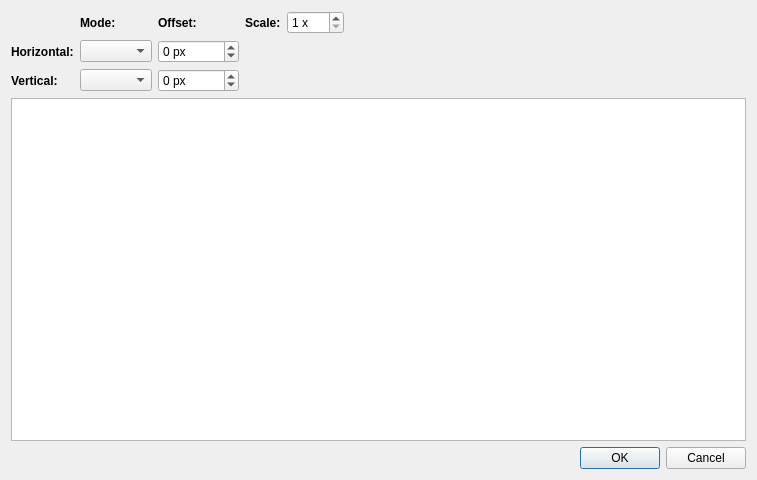
<?xml version="1.0" encoding="UTF-8"?>
<ui version="4.0">
 <class>DialogCanvasAlign</class>
 <widget class="QDialog" name="DialogCanvasAlign">
  <property name="geometry">
   <rect>
    <x>0</x>
    <y>0</y>
    <width>757</width>
    <height>480</height>
   </rect>
  </property>
  <property name="windowTitle">
   <string>Align</string>
  </property>
  <layout class="QVBoxLayout" name="verticalLayout">
   <item>
    <layout class="QGridLayout" name="gridLayout">
     <item row="0" column="1">
      <widget class="QLabel" name="label_5">
       <property name="font">
        <font>
         <bold>true</bold>
        </font>
       </property>
       <property name="text">
        <string>Mode:</string>
       </property>
      </widget>
     </item>
     <item row="0" column="2">
      <widget class="QLabel" name="label_4">
       <property name="font">
        <font>
         <bold>true</bold>
        </font>
       </property>
       <property name="text">
        <string>Offset:</string>
       </property>
      </widget>
     </item>
     <item row="0" column="3">
      <widget class="QLabel" name="label">
       <property name="sizePolicy">
        <sizepolicy hsizetype="Preferred" vsizetype="Preferred">
         <horstretch>0</horstretch>
         <verstretch>0</verstretch>
        </sizepolicy>
       </property>
       <property name="font">
        <font>
         <bold>true</bold>
        </font>
       </property>
       <property name="text">
        <string>Scale:</string>
       </property>
      </widget>
     </item>
     <item row="0" column="4">
      <widget class="QSpinBox" name="spinBoxScale">
       <property name="suffix">
        <string notr="true"> x</string>
       </property>
       <property name="minimum">
        <number>1</number>
       </property>
       <property name="maximum">
        <number>100</number>
       </property>
      </widget>
     </item>
     <item row="0" column="5">
      <spacer name="horizontalSpacer">
       <property name="orientation">
        <enum>Qt::Horizontal</enum>
       </property>
       <property name="sizeHint" stdset="0">
        <size>
         <width>40</width>
         <height>20</height>
        </size>
       </property>
      </spacer>
     </item>
     <item row="1" column="0">
      <widget class="QLabel" name="label_2">
       <property name="font">
        <font>
         <bold>true</bold>
        </font>
       </property>
       <property name="text">
        <string>Horizontal:</string>
       </property>
      </widget>
     </item>
     <item row="1" column="1">
      <widget class="QComboBox" name="comboBoxHorizontalMode"/>
     </item>
     <item row="1" column="2">
      <widget class="QSpinBox" name="spinBoxHorizontalOffset">
       <property name="suffix">
        <string notr="true"> px</string>
       </property>
       <property name="minimum">
        <number>-65535</number>
       </property>
       <property name="maximum">
        <number>65535</number>
       </property>
       <property name="value">
        <number>0</number>
       </property>
      </widget>
     </item>
     <item row="2" column="0">
      <widget class="QLabel" name="label_3">
       <property name="font">
        <font>
         <bold>true</bold>
        </font>
       </property>
       <property name="text">
        <string>Vertical:</string>
       </property>
      </widget>
     </item>
     <item row="2" column="1">
      <widget class="QComboBox" name="comboBoxVerticalMode"/>
     </item>
     <item row="2" column="2">
      <widget class="QSpinBox" name="spinBoxVerticalOffset">
       <property name="suffix">
        <string notr="true"> px</string>
       </property>
       <property name="minimum">
        <number>-65535</number>
       </property>
       <property name="maximum">
        <number>65535</number>
       </property>
       <property name="value">
        <number>0</number>
       </property>
      </widget>
     </item>
    </layout>
   </item>
   <item>
    <widget class="QTableView" name="tableView">
     <property name="sizePolicy">
      <sizepolicy hsizetype="Expanding" vsizetype="Minimum">
       <horstretch>0</horstretch>
       <verstretch>0</verstretch>
      </sizepolicy>
     </property>
     <property name="verticalScrollMode">
      <enum>QAbstractItemView::ScrollPerPixel</enum>
     </property>
     <property name="horizontalScrollMode">
      <enum>QAbstractItemView::ScrollPerPixel</enum>
     </property>
    </widget>
   </item>
   <item>
    <widget class="QDialogButtonBox" name="buttonBox">
     <property name="orientation">
      <enum>Qt::Horizontal</enum>
     </property>
     <property name="standardButtons">
      <set>QDialogButtonBox::Cancel|QDialogButtonBox::Ok</set>
     </property>
    </widget>
   </item>
  </layout>
 </widget>
 <resources/>
 <connections>
  <connection>
   <sender>buttonBox</sender>
   <signal>accepted()</signal>
   <receiver>DialogCanvasAlign</receiver>
   <slot>accept()</slot>
   <hints>
    <hint type="sourcelabel">
     <x>378</x>
     <y>458</y>
    </hint>
    <hint type="destinationlabel">
     <x>378</x>
     <y>239</y>
    </hint>
   </hints>
  </connection>
  <connection>
   <sender>buttonBox</sender>
   <signal>rejected()</signal>
   <receiver>DialogCanvasAlign</receiver>
   <slot>reject()</slot>
   <hints>
    <hint type="sourcelabel">
     <x>378</x>
     <y>458</y>
    </hint>
    <hint type="destinationlabel">
     <x>378</x>
     <y>239</y>
    </hint>
   </hints>
  </connection>
 </connections>
</ui>
